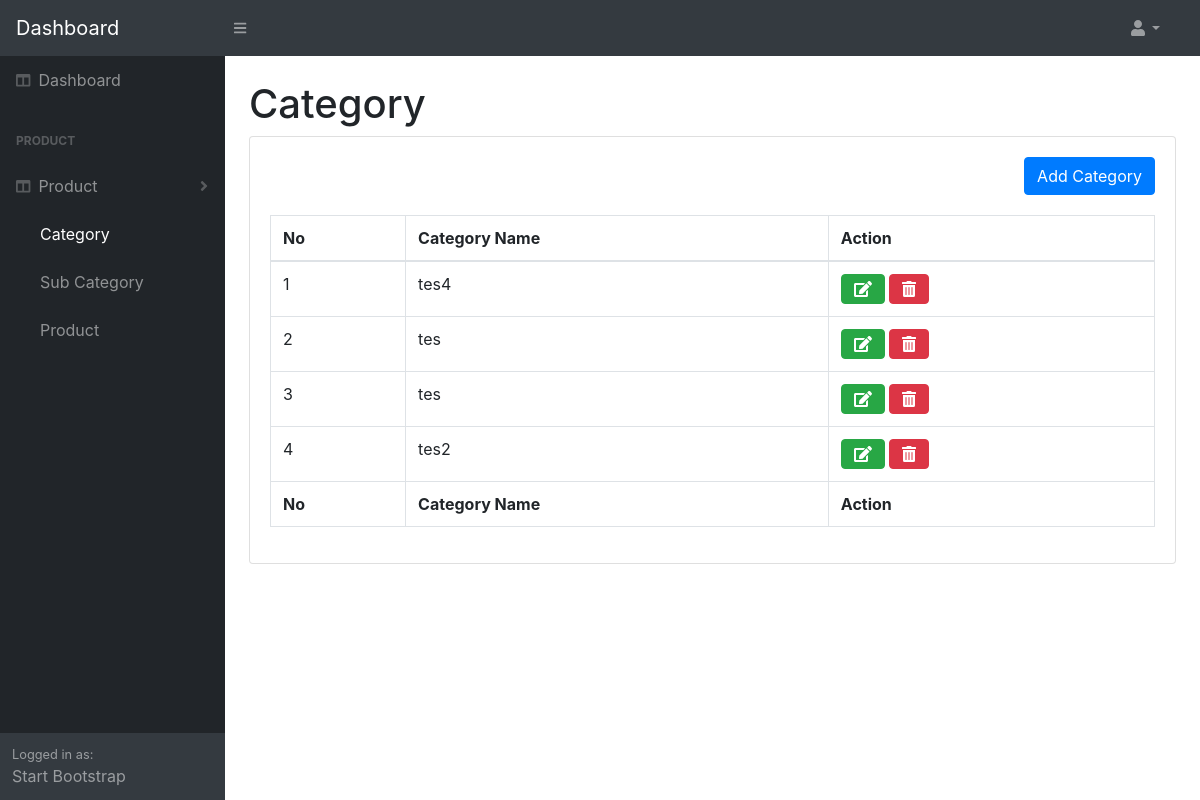
Before: /admin/category with the older database file.
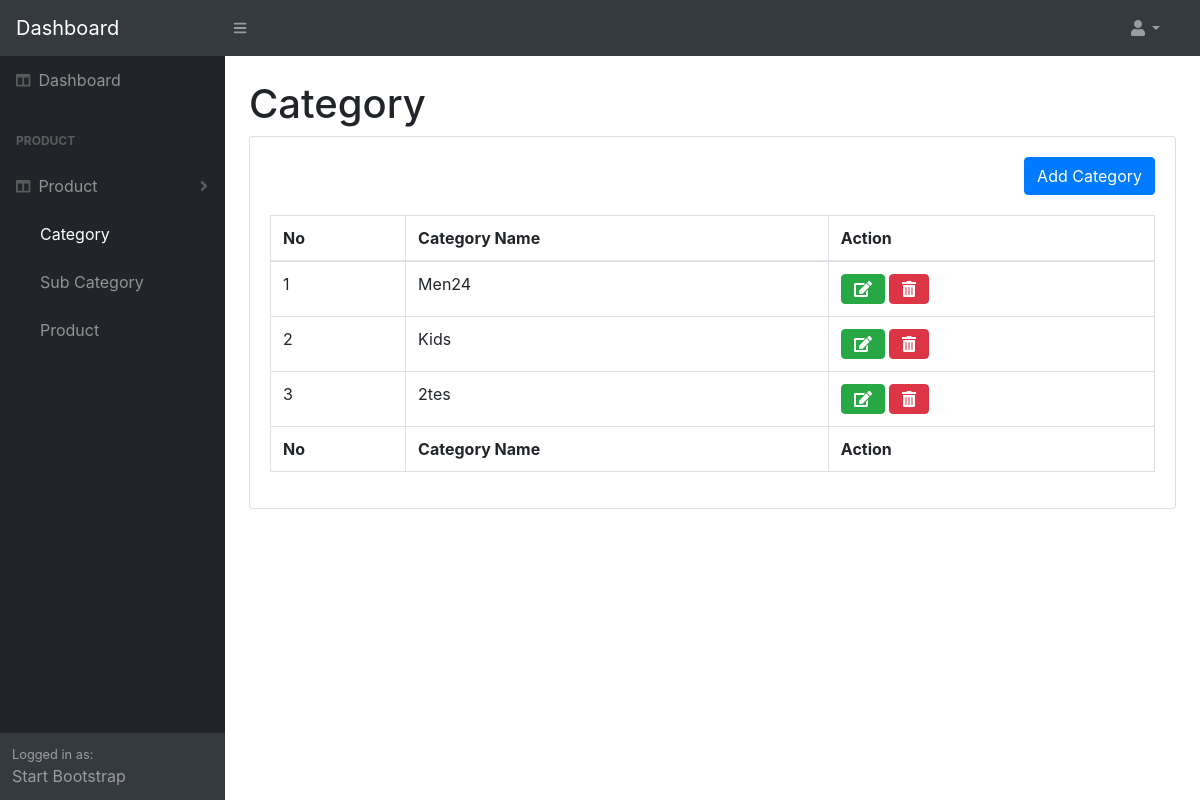
After: the same page with the newer database file.
### tables this page shows
CREATE TABLE `tbl_category` (
  `category_id` int(11) NOT NULL,
  `category_name` varchar(100) NOT NULL
);

### application/controllers/admin/CategoryController.php (called while the page is built, shortened)
<?php
class CategoryController extends CI_Controller
{
    function __construct()
    {
        $this->load->model('admin/Category');
    }
    public function categoryList()
    {
        $data['data'] = $this->Category->getCategory();
        $this->load->view('admin/category/list-category', $data);
    }
}

### index.php (called while the page is built, shortened)
<?php
require_once BASEPATH.'core/CodeIgniter.php';

### application/models/admin/Category.php (called while the page is built, shortened)
<?php
class Category extends CI_Model
{
    public function getCategory()
    {
        $data = $this->db->query("SELECT * FROM tbl_category");
        return $data->result_array();
    }
}

### application/views/admin/category/list-category.php (the view, shortened to what this page needs)
<!DOCTYPE html>
<html lang="en">
<body class="sb-nav-fixed">
    <div id="layoutSidenav">
        <div id="layoutSidenav_content">
            <section>
                <div class="container-fluid">
                    <h1 class="mt-4">Category</h1>
                    <div class="card mb-4">
                        <div class="card-body">
                            <a href="<?php echo base_url(); ?>admin/category/add-category" type="button"
                                class="btn btn-primary float-right" style="margin-bottom:20px;">Add Category</a>
                            <div class="table-responsive">
                                <table class="table table-bordered" id="dataTable" width="100%" cellspacing="0">
                                    <thead>
                                        <tr>
                                            <th>No</th>
                                            <th>Category Name</th>
                                            <th>Action</th>
                                        </tr>
                                    </thead>
                                    <tfoot>
                                        <tr>
                                            <th>No</th>
                                            <th>Category Name</th>
                                            <th>Action</th>
                                        </tr>
                                    </tfoot>
                                    <tbody>
                                        <?php $number = 0; ?>
                                        <?php if (sizeof($data) > 0) { ?>
                                        <?php foreach ($data as $category) {
												$number++;
												echo "<tr>
                                                <td>" . $number . "</td>
                                                <td>" . $category['category_name'] . "</td>
                                                <td>
													<a href='" . base_url() . "admin/category/edit-category/" . $category['category_id'] . "' class='btn btn-success'><i class='fas fa-edit'></i></a>
													<a href='" . base_url() . "admin/category/delete-category/" . $category['category_id'] . "' class='btn btn-danger delete'><i class='fas fa-trash-alt'></i></a>
                                                </td>
                                                </tr>";
											}
											?>
                                        <?php
										} else {
											echo " <tr><td colspan='3'>No Data</td></tr>";
										} ?>
                                    </tbody>
                                </table>
                            </div>
                        </div>
                    </div>
                </div>
            </section>
        </div>
    </div>

Changed rows visible on the page:
removed tbl_category: category_name "tes4"
removed tbl_category: category_name "tes"
removed tbl_category: category_name "tes"
removed tbl_category: category_name "tes2"
added tbl_category: category_name "Men24"
added tbl_category: category_name "Kids"
added tbl_category: category_name "2tes"
